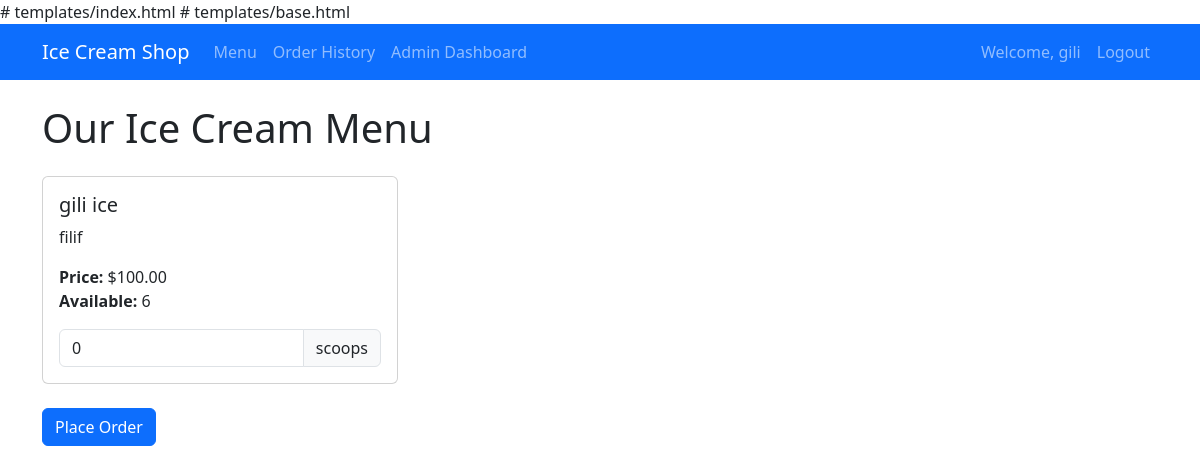
The app's page / (signed in) with its own data.
### models.py (models this page shows)
class User(UserMixin, db.Model):
    id = db.Column(db.Integer, primary_key=True)
    username = db.Column(db.String(80), unique=True, nullable=False)
    email = db.Column(db.String(120), unique=True, nullable=False)
    password_hash = db.Column(db.String(128))
    is_admin = db.Column(db.Boolean, default=False)
    orders = db.relationship('Order', backref='customer', lazy=True)

class IceCream(db.Model):
    id = db.Column(db.Integer, primary_key=True)
    name = db.Column(db.String(80), nullable=False)
    description = db.Column(db.Text)
    price = db.Column(db.Float, nullable=False)
    stock = db.Column(db.Integer, default=0)

### app.py (the view)
@app.route('/')
def index():
    ice_creams = IceCream.query.all()
    return render_template('index.html', ice_creams=ice_creams)

### app.py (called while the page is built)
@login_manager.user_loader
def load_user(user_id):
    return User.query.get(int(user_id))

### templates/index.html (shortened to what this page needs)
{% extends "base.html" %}
{% block content %}
<h1 class="mb-4">Our Ice Cream Menu</h1>
<form method="post" action="{{ url_for('place_order') }}">
    <div class="row row-cols-1 row-cols-md-3 g-4">
        {% for ice_cream in ice_creams %}
        <div class="col">
            <div class="card h-100">
                <div class="card-body">
                    <h5 class="card-title">{{ ice_cream.name }}</h5>
                    <p class="card-text">{{ ice_cream.description }}</p>
                    <p class="card-text">
                        <strong>Price:</strong> ${{ "%.2f"|format(ice_cream.price) }}<br>
                        <strong>Available:</strong> {{ ice_cream.stock }}
                    </p>
                    {% if current_user.is_authenticated and ice_cream.stock > 0 %}
                    <div class="input-group">
                        <input type="number"
                               name="quantity_{{ ice_cream.id }}"
                               class="form-control"
                               value="0"
                               min="0"
                               max="{{ ice_cream.stock }}">
                        <span class="input-group-text">scoops</span>
                    </div>
                    {% elif ice_cream.stock <= 0 %}
                    <p class="text-danger">Out of stock</p>
                    {% else %}
                    <p class="text-info">Please login to order</p>
                    {% endif %}
                </div>
            </div>
        </div>
        {% endfor %}
    </div>
    {% if current_user.is_authenticated and ice_creams %}
    <button type="submit" class="btn btn-primary mt-4">Place Order</button>
    {% endif %}
</form>
{% endblock %}

### templates/base.html (shortened to what this page needs)
# templates/base.html
<!DOCTYPE html>
<html lang="en">
<head>
    <link href="https://cdn.jsdelivr.net/npm/bootstrap@5.3.0/dist/css/bootstrap.min.css" rel="stylesheet">
</head>
<body>
    <nav class="navbar navbar-expand-lg navbar-dark bg-primary">
        <div class="container">
            <a class="navbar-brand" href="{{ url_for('index') }}">Ice Cream Shop</a>
            <div class="collapse navbar-collapse" id="navbarNav">
                <ul class="navbar-nav me-auto">
                    <li class="nav-item">
                        <a class="nav-link" href="{{ url_for('index') }}">Menu</a>
                    </li>
                    {% if current_user.is_authenticated %}
                        <li class="nav-item">
                            <a class="nav-link" href="{{ url_for('order_history') }}">Order History</a>
                        </li>
                        {% if current_user.is_admin %}
                            <li class="nav-item">
                                <a class="nav-link" href="{{ url_for('admin_dashboard') }}">Admin Dashboard</a>
                            </li>
                        {% endif %}
                    {% endif %}
                </ul>
                <ul class="navbar-nav">
                    {% if current_user.is_authenticated %}
                        <li class="nav-item">
                            <span class="nav-link">Welcome, {{ current_user.username }}</span>
                        </li>
                        <li class="nav-item">
                            <a class="nav-link" href="{{ url_for('logout') }}">Logout</a>
                        </li>
                    {% endif %}
                </ul>
            </div>
        </div>
    </nav>
    <div class="container mt-4">
        {% block content %}{% endblock %}
    </div>
</body>
</html>

### records on screen
User: username "gili"
IceCream: name "gili ice", description "filif", price "100.00", stock "6"
